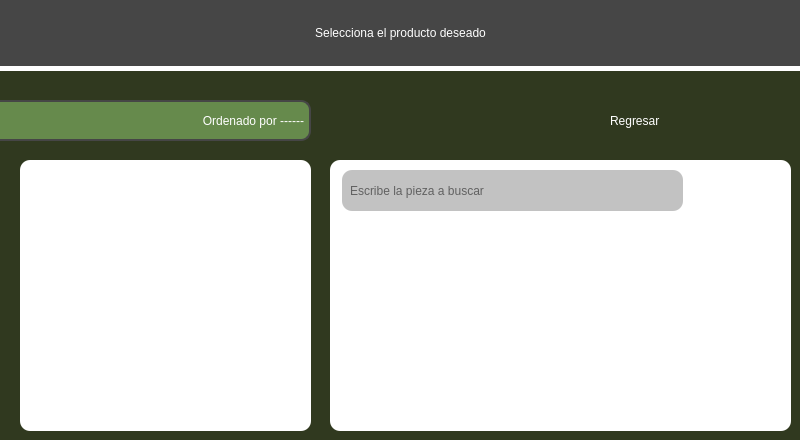
<?xml version="1.0" encoding="UTF-8"?>
<ui version="4.0">
 <class>Form</class>
 <widget class="QWidget" name="Form">
  <property name="geometry">
   <rect>
    <x>0</x>
    <y>0</y>
    <width>800</width>
    <height>440</height>
   </rect>
  </property>
  <property name="windowTitle">
   <string>Form</string>
  </property>
  <widget class="QLabel" name="label_19">
   <property name="geometry">
    <rect>
     <x>0</x>
     <y>0</y>
     <width>801</width>
     <height>441</height>
    </rect>
   </property>
   <property name="styleSheet">
    <string notr="true">background-color: #30391f;</string>
   </property>
   <property name="text">
    <string/>
   </property>
  </widget>
  <widget class="QLabel" name="label_8">
   <property name="geometry">
    <rect>
     <x>-10</x>
     <y>0</y>
     <width>821</width>
     <height>71</height>
    </rect>
   </property>
   <property name="styleSheet">
    <string notr="true">font: 24pt &quot;Franklin Gothic Demi&quot;;
padding: 2px;
color: rgb(255, 255, 255);
background-color: #464646;
border-bottom: 5px solid #fff;</string>
   </property>
   <property name="text">
    <string>Selecciona el producto deseado</string>
   </property>
   <property name="alignment">
    <set>Qt::AlignCenter</set>
   </property>
  </widget>
  <widget class="QLabel" name="lbl_orderby">
   <property name="geometry">
    <rect>
     <x>-10</x>
     <y>100</y>
     <width>321</width>
     <height>41</height>
    </rect>
   </property>
   <property name="styleSheet">
    <string notr="true">font: 18pt &quot;Franklin Gothic Demi&quot;;
padding: 2px;
color: rgb(255, 255, 255);
border-radius:10px;
border:2px solid #464646;
background-color: #668a4c;</string>
   </property>
   <property name="text">
    <string>Ordenado por ------</string>
   </property>
   <property name="alignment">
    <set>Qt::AlignRight|Qt::AlignTrailing|Qt::AlignVCenter</set>
   </property>
  </widget>
  <widget class="QWidget" name="products" native="true">
   <property name="geometry">
    <rect>
     <x>20</x>
     <y>160</y>
     <width>291</width>
     <height>271</height>
    </rect>
   </property>
  </widget>
  <widget class="QLabel" name="btn_regresar">
   <property name="geometry">
    <rect>
     <x>710</x>
     <y>90</y>
     <width>71</width>
     <height>61</height>
    </rect>
   </property>
   <property name="text">
    <string/>
   </property>
   <property name="pixmap">
    <pixmap>../img/regresar-edit.png</pixmap>
   </property>
  </widget>
  <widget class="QLabel" name="label_3">
   <property name="geometry">
    <rect>
     <x>610</x>
     <y>100</y>
     <width>91</width>
     <height>41</height>
    </rect>
   </property>
   <property name="styleSheet">
    <string notr="true">font: 14pt &quot;Franklin Gothic Demi&quot;;
color: rgb(255, 255, 255);</string>
   </property>
   <property name="text">
    <string>Regresar</string>
   </property>
  </widget>
  <widget class="QLabel" name="label">
   <property name="geometry">
    <rect>
     <x>330</x>
     <y>160</y>
     <width>461</width>
     <height>271</height>
    </rect>
   </property>
   <property name="styleSheet">
    <string notr="true">background-color: rgb(255, 255, 255);
border-radius:10px;</string>
   </property>
   <property name="text">
    <string/>
   </property>
  </widget>
  <widget class="QLabel" name="label_2">
   <property name="geometry">
    <rect>
     <x>20</x>
     <y>160</y>
     <width>291</width>
     <height>271</height>
    </rect>
   </property>
   <property name="styleSheet">
    <string notr="true">background-color: rgb(255, 255, 255);
border-radius:10px;</string>
   </property>
   <property name="text">
    <string/>
   </property>
  </widget>
  <widget class="QWidget" name="products2" native="true">
   <property name="geometry">
    <rect>
     <x>330</x>
     <y>270</y>
     <width>461</width>
     <height>161</height>
    </rect>
   </property>
   <property name="styleSheet">
    <string notr="true"/>
   </property>
  </widget>
  <widget class="QLabel" name="bk_keyboard">
   <property name="geometry">
    <rect>
     <x>330</x>
     <y>220</y>
     <width>461</width>
     <height>51</height>
    </rect>
   </property>
   <property name="styleSheet">
    <string notr="true"/>
   </property>
   <property name="text">
    <string/>
   </property>
  </widget>
  <widget class="QLabel" name="clear_button">
   <property name="geometry">
    <rect>
     <x>670</x>
     <y>160</y>
     <width>121</width>
     <height>61</height>
    </rect>
   </property>
   <property name="styleSheet">
    <string notr="true">background-color: none;</string>
   </property>
   <property name="text">
    <string/>
   </property>
   <property name="pixmap">
    <pixmap>../img/borrar.png</pixmap>
   </property>
   <property name="scaledContents">
    <bool>false</bool>
   </property>
   <property name="alignment">
    <set>Qt::AlignCenter</set>
   </property>
  </widget>
  <widget class="QLineEdit" name="search_edit">
   <property name="geometry">
    <rect>
     <x>342</x>
     <y>170</y>
     <width>341</width>
     <height>41</height>
    </rect>
   </property>
   <property name="styleSheet">
    <string notr="true">background-color: rgb(194, 194, 194);
border-radius: 10px;
padding: 6px;</string>
   </property>
   <property name="placeholderText">
    <string>Escribe la pieza a buscar</string>
   </property>
  </widget>
  <zorder>label_19</zorder>
  <zorder>label_8</zorder>
  <zorder>lbl_orderby</zorder>
  <zorder>btn_regresar</zorder>
  <zorder>label_3</zorder>
  <zorder>label</zorder>
  <zorder>label_2</zorder>
  <zorder>products</zorder>
  <zorder>products2</zorder>
  <zorder>bk_keyboard</zorder>
  <zorder>clear_button</zorder>
  <zorder>search_edit</zorder>
 </widget>
 <resources/>
 <connections/>
</ui>
